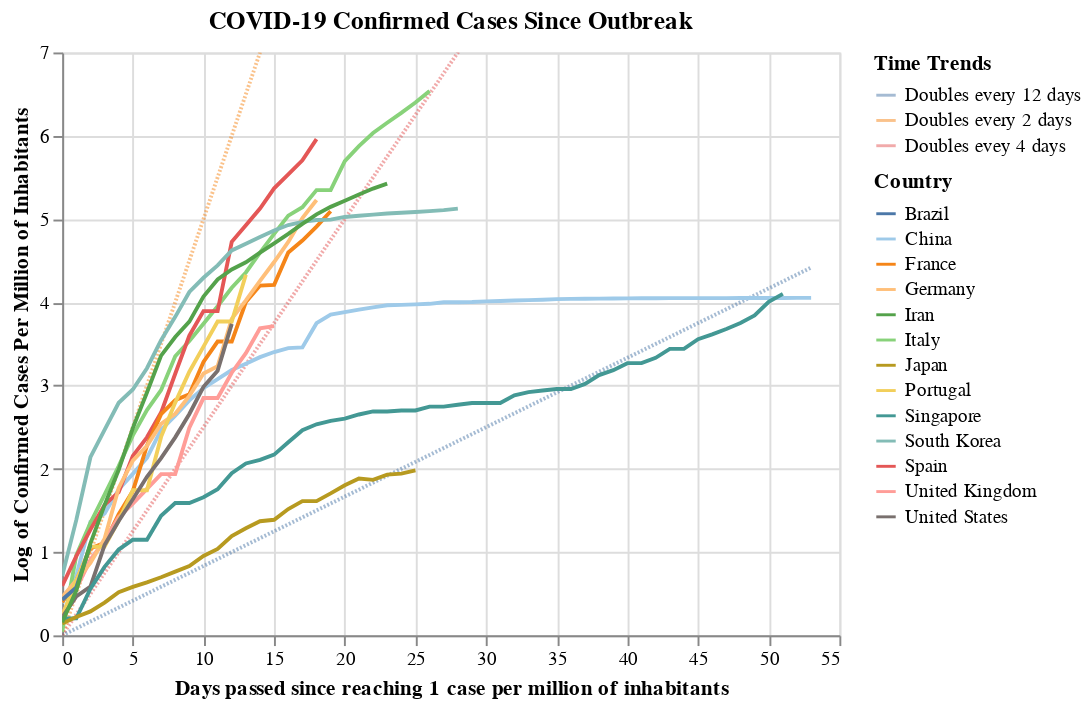

Notebook code for this chart:
### Markdown cell above
### Cases Per Million of Habitants

### Code cell
#hide_input
# Stack data to get it to Altair dataframe format
data_countries_pc2 = data_countries_pc.copy()
for i in range(0,len(countries)):
    data_countries_pc2[i] = data_countries_pc2[i].reset_index()
    data_countries_pc2[i]['n_days'] = data_countries_pc2[i].index
    data_countries_pc2[i]['log_cases'] = np.log(data_countries_pc2[i]["total_cases"])
data_plot = data_countries_pc2[0]
for i in range(1, len(countries)):    
    data_plot = pd.concat([data_plot, data_countries_pc2[i]], axis=0)
data_plot["trend_2days"] = data_plot["n_days"]*1/2
data_plot["trend_4days"] = data_plot["n_days"]*1/4
data_plot["trend_12days"] = data_plot["n_days"]*1/12
data_plot["trend_2days_label"] = "Doubles every 2 days"
data_plot["trend_4days_label"] = "Doubles evey 4 days"
data_plot["trend_12days_label"] = "Doubles every 12 days"


# Plot it using Altair
source = data_plot

scales = alt.selection_interval(bind='scales')
selection = alt.selection_multi(fields=['location'], bind='legend')

base = alt.Chart(source, title = "COVID-19 Confirmed Cases Since Outbreak").encode(
    x = alt.X('n_days:Q', title = "Days passed since reaching 1 case per million of inhabitants"),
    y = alt.Y("log_cases:Q",title = "Log of Confirmed Cases Per Million of Inhabitants"),
    color = alt.Color('location:N', legend=alt.Legend(title="Country"),
                     scale=alt.Scale(scheme='tableau20')),
    opacity = alt.condition(selection, alt.value(1), alt.value(0.1))
)

lines = base.mark_line().add_selection(
    scales
).add_selection(
    selection
)

trend_2d = alt.Chart(source).encode(
    color = alt.value("#D3D3D3"),
    x = "n_days:Q",
    y = alt.Y("trend_2days:Q",  scale=alt.Scale(domain=(0, max(data_plot["log_cases"])))),
    stroke = alt.Stroke("trend_2days_label:N", legend = alt.Legend(title = "Time Trends")
                       )
).mark_line( strokeDash=[1,1], opacity= 0.5)

trend_4d = alt.Chart(source).mark_line(color="#D3D3D3", strokeDash=[1,1], opacity= 0.5).encode(
    x = "n_days:Q",
    y = alt.Y("trend_4days:Q",  scale=alt.Scale(domain=(0, max(data_plot["log_cases"])))),
    stroke = "trend_4days_label:N"
)

trend_12d = alt.Chart(source).mark_line(color="#D3D3D3", strokeDash=[1,1], opacity= 0.5).encode(
    x = "n_days:Q",
    y = alt.Y("trend_12days:Q",  scale=alt.Scale(domain=(0, max(data_plot["log_cases"])))),
    stroke = "trend_12days_label:N"
)

trend_2d + trend_4d + trend_12d +  lines

### Figure 1 — Vega-Lite specification as saved in the notebook (floating-point values rounded to 4 significant figures; data arrays with more than 128 entries replaced by an {"elided": "..."} marker saying what was removed)
{"config": {"view": {"continuousWidth": 400, "continuousHeight": 300}}, "encoding": {"color": {"scale": {"range": ["#1f77b4", "#ff7f0e", "#D3D3D3", "#d62728", "#9467bd", "#8c564b", "#e377c2", "#D3D3D3", "#bcbd22", "#17becf", "#aec7e8", "#ffbb78", "#D3D3D3", "#ff9896", "#c5b0d5", "#c49c94", "#f7b6d2", "#c7c7c7", "#dbdb8d", "#9edae5"]}}}, "layer": [{"mark": {"type": "line", "opacity": 0.5, "strokeDash": [1, 1]}, "encoding": {"color": {"value": "#D3D3D3"}, "stroke": {"type": "nominal", "field": "trend_2days_label", "legend": {"title": "Time Trends"}}, "x": {"type": "quantitative", "field": "n_days"}, "y": {"type": "quantitative", "field": "trend_2days", "scale": {"domain": [0, 6.539]}}}}, {"mark": {"type": "line", "color": "#D3D3D3", "opacity": 0.5, "strokeDash": [1, 1]}, "encoding": {"stroke": {"type": "nominal", "field": "trend_4days_label"}, "x": {"type": "quantitative", "field": "n_days"}, "y": {"type": "quantitative", "field": "trend_4days", "scale": {"domain": [0, 6.539]}}}}, {"mark": {"type": "line", "color": "#D3D3D3", "opacity": 0.5, "strokeDash": [1, 1]}, "encoding": {"stroke": {"type": "nominal", "field": "trend_12days_label"}, "x": {"type": "quantitative", "field": "n_days"}, "y": {"type": "quantitative", "field": "trend_12days", "scale": {"domain": [0, 6.539]}}}}, {"mark": "line", "encoding": {"color": {"type": "nominal", "field": "location", "legend": {"title": "Country"}, "scale": {"scheme": "tableau20"}}, "opacity": {"condition": {"value": 1, "selection": "selector071"}, "value": 0.1}, "x": {"type": "quantitative", "field": "n_days", "title": "Days passed since reaching 1 case per million of inhabitants"}, "y": {"type": "quantitative", "field": "log_cases", "title": "Log of Confirmed Cases Per Million of Inhabitants"}}, "selection": {"selector070": {"type": "interval", "bind": "scales"}, "selector071": {"type": "multi", "fields": ["location"], "bind": "legend"}}, "title": "COVID-19 Confirmed Cases Since Outbreak"}], "data": {"name": "data-de560b95a192cddb8595326c3c148ad7"}, "$schema": "https://vega.github.io/schema/vega-lite/v4.0.2.json", "datasets": {"data-de560b95a192cddb8595326c3c148ad7": {"elided": "316 records"}}}
